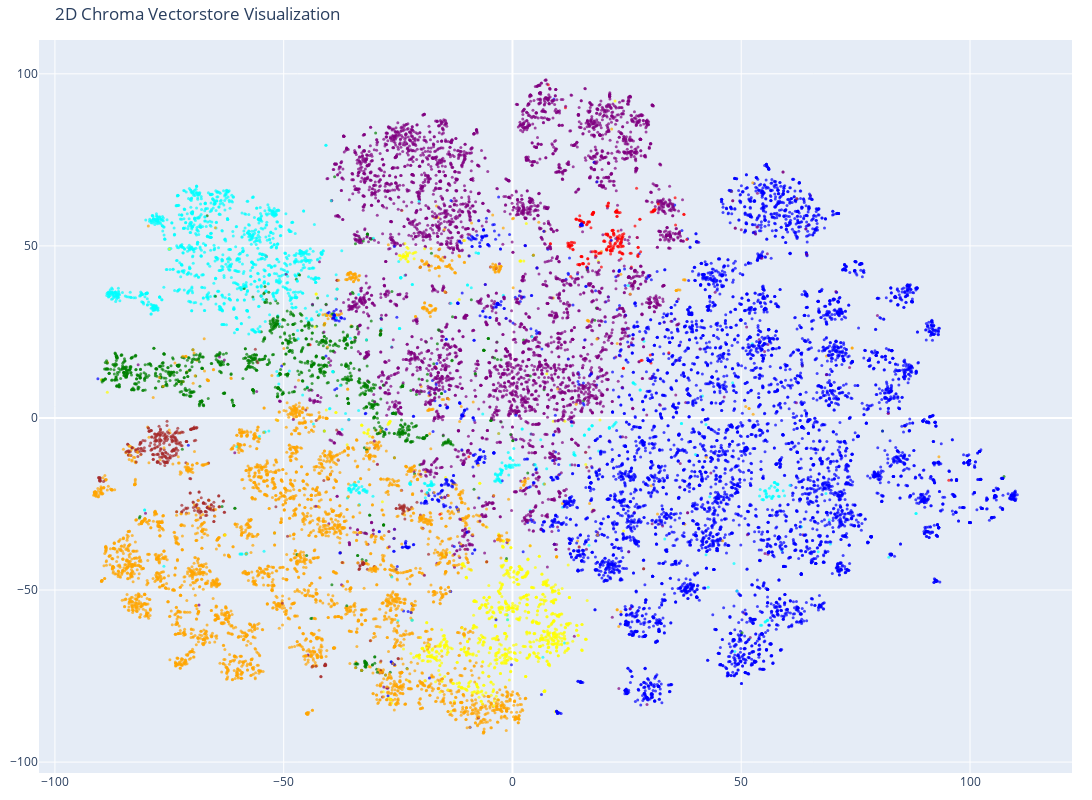

Notebook code cell kept with this figure:
### Code cell
# Create the 2D scatter plot
fig = go.Figure(data=[go.Scatter(
    x=reduced_vectors[:, 0],
    y=reduced_vectors[:, 1],
    mode='markers',
    marker=dict(size=3, color=colors, opacity=0.7),
)])

fig.update_layout(
    title='2D Chroma Vectorstore Visualization',
    scene=dict(xaxis_title='x', yaxis_title='y'),
    width=1200,
    height=800,
    margin=dict(r=20, b=10, l=10, t=40)
)

fig.show()

### Figure 1 — Plotly figure (JSON) as saved in the notebook; plotly's stock layout.template omitted (floating-point values rounded to 4 significant figures; data arrays with more than 128 entries replaced by an {"elided": "..."} marker saying what was removed)
{"data": [{"marker": {"color": {"elided": "20000 str values"}, "opacity": 0.7, "size": 3}, "mode": "markers", "type": "scatter", "x": {"elided": "20000 float values"}, "y": {"elided": "20000 float values"}}], "layout": {"height": 800, "margin": {"b": 10, "l": 10, "r": 20, "t": 40}, "scene": {"xaxis": {"title": {"text": "x"}}, "yaxis": {"title": {"text": "y"}}}, "title": {"text": "2D Chroma Vectorstore Visualization"}, "width": 1200}}
